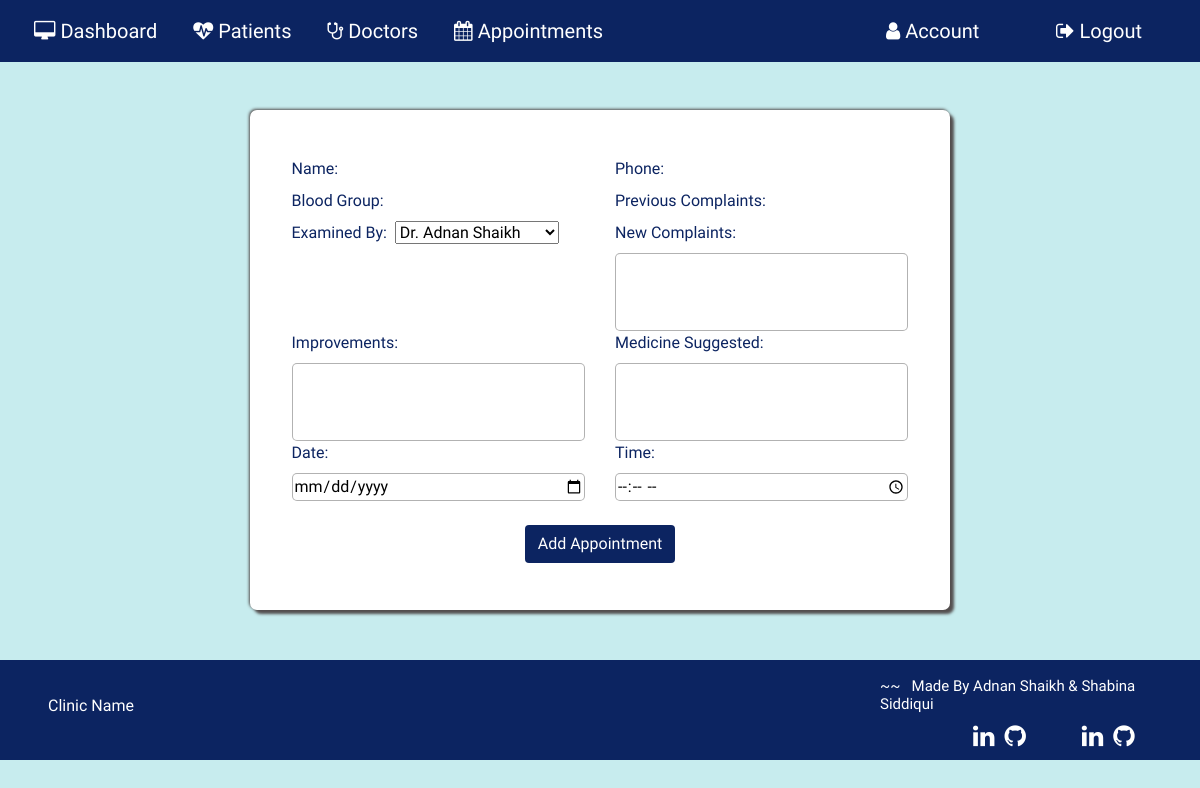
/addappointment/4 (signed in), run on an earlier commit of the app's database.
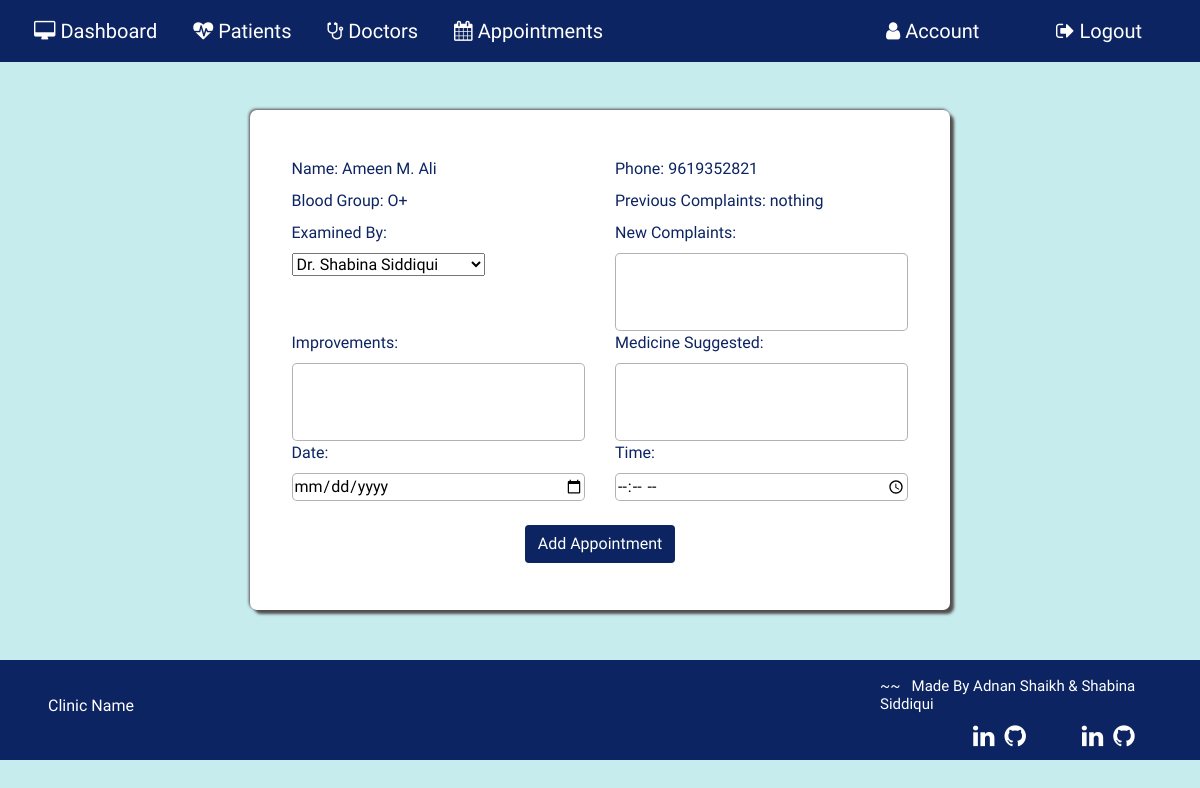
And on a later commit of the database.
### application/routes.py (models this page shows, shortened)
class Patient(db.Model):
  __tablename__ = 'Patient'
  id = db.Column(db.Integer, primary_key=True)
  pname = db.Column(db.String(20))
  age= db.Column(db.String(20))
  phone=db.Column(db.String(20))
  gender=db.Column(db.String(10))
  bgroup=db.Column(db.String(5))
  state=db.Column(db.String(15))
  address=db.Column(db.String(100))
  mstatus=db.Column(db.String(10))
  complaint=db.Column(db.String(5000))
  improvement=db.Column(db.String(5000))
  medicine_suggested=db.Column(db.String(5000))
  pat_image = db.Column(db.String(20), nullable=False, default='default.jpg')

### application/routes.py (the view, shortened to what this page needs)
@app.route('/addappointment/<id>',methods=['POST','GET'])
def addappointment(id):
  if 'username' in session:
    addapp = Patient.query.filter_by(id=id).first()
    docdetail= Doctor.query.all()
  return render_template('addappointment.html',addapp=addapp, docdetail=docdetail)

### application/templates/addappointment.html
{% extends 'layout.html' %}{% include 'includes/nav.html' %} {% block content%}
<section id="addapp">
  <div class="addapp-container mt-5">
    <form action="" method="POST">
      <div class="row">
        <div class="col-6">
          <label for="">Name:&nbsp;{{ addapp.pname }}</label>
        </div>
        <div class="col-6">
          <label for="">Phone:&nbsp;{{addapp.phone}}</label>
        </div>
      </div>
      <div class="row">
        <div class="col-6">
          <label for="">Blood Group:&nbsp;{{ addapp.bgroup }}</label>
        </div>
        <div class="col-6">
          <label for="">Previous Complaints:&nbsp;{{addapp.complaint}}</label>
        </div>
      </div>
      <div class="row">
        <div class="col-6">
          <label for="examinedby">Examined By:&nbsp;</label>
          <select name="examinedby" id="examinedby">
            {% for i in docdetail %}
            <option value="{{ i.dname }}">{{ i.dname }}</option>
            {% endfor %}
          </select>
        </div>
        <div class="col-6">
          <label for="complaint">New Complaints:&nbsp;</label>
          <textarea name="complaint" id="" cols="15" rows="3"></textarea>
        </div>
      </div>
      <div class="row">
        <div class="col-6">
          <label for="improvements">Improvements:&nbsp;</label>
          <textarea name="improvements" id="" cols="15" rows="3"></textarea>
        </div>
        <div class="col-6">
          <label for="medicine_suggested">Medicine Suggested:&nbsp;</label>
          <textarea
            name="medicine_suggested"
            id=""
            cols="15"
            rows="3"
          ></textarea>
        </div>
      </div>
      <div class="row">
        <div class="col-6">
          <label for="date">Date:&nbsp;</label>
          <input name="date" type="date" />
        </div>
        <div class="col-6">
          <label for="time">Time:&nbsp;</label>
          <input name="time" type="time" />
        </div>
      </div>
      <div class="row mt-4 justify-content-center">
        <button class="btn addapp-btn" type="submit">Add Appointment</button>
      </div>
    </form>
  </div>
  {% include "includes/footer.html" %}
</section>
{% endblock content%}

What changed in the data, as far as the page shows it:
added Patient: pname "Ameen M. Ali", phone "9619352821", bgroup "O+", complaint "nothing"
Also different on the page:
form field examinedby: "Dr. Adnan Shaikh" → "Dr. Shabina Siddiqui"
